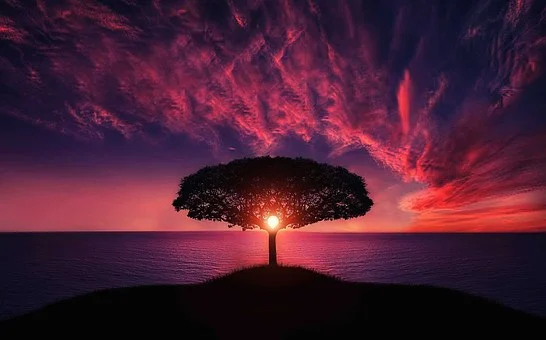
#> input picture Image Processing/Digital Negative/1.webp, 546 x 340 px
$ jupyter execute digital_negative.ipynb
#> lines starting #> are read from the running program, lines starting #| are printed output that depends on the picture
# Shreshth
# 2018UIT2528

[cell 1]
import cv2 as cv2
import matplotlib.pyplot as plt

o_img = cv2.imread('./1.webp',1)
#> o_img is the input picture: shape (340, 546, 3); mean B, G, R 51.2, 30.2, 73.7
plt.imshow(o_img)
plt.show()

new_img = o_img

height,width,_ = o_img.shape
#> height = 340; width = 546

for i in range(0,height-1):
    for j in range(0,width-1):
        pixel = o_img[i][j]

        pixel[0] = 255 - pixel[0]
        pixel[1] = 255 - pixel[1]
        pixel[2] = 255 - pixel[2]

        new_img[i][j] = pixel
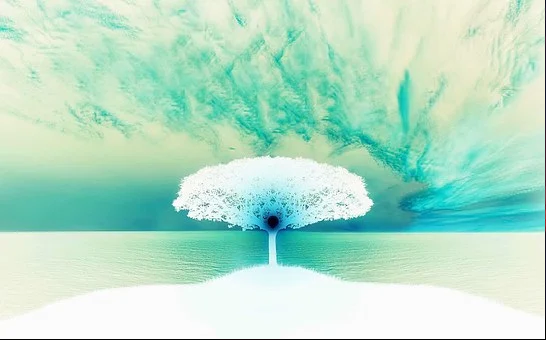
#> new_img: shape (340, 546, 3); mean B, G, R 202.7, 223.6, 180.3

cv2.imwrite('./negative_image.png',new_img)


plt.imshow(new_img)
plt.show()
